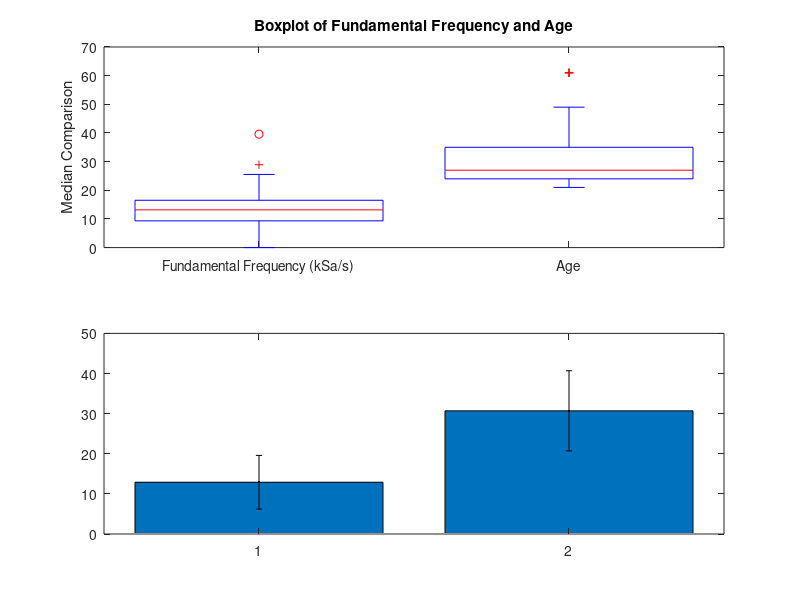

This chart was generated by the following MATLAB code: (Note: this script raises an error after producing the figure.)
%% Important Copyright Information with regards to this scirpt:
% Script has been added under the CME-Master Thesis titled "Human Identification With Gender Knowledge Analysis From Cardiac Signatures and Health-related Information Extraction From Radar Based Biomarkers" 
% Conducted @ Home Automation Lab, Institute FAPS, FAU Erlangen-Nuremberg by Mr. Soumalya Bose
% Advisors: Mr. Jochen Bauer (Institute FAPS, FAU), Dr. -med. Tobias Steigleder (PallMeT, Univ. Hospital Erlangen, FAU), Professor Dr.-Ing. Jörg Franke (Institute FAPS, FAU), Professor Dr.-Ing. Georg Fischer (Institute for Electronics Engineering, FAU)
% Copyright (C) 2023-24  Mr. Soumalya Bose
%% Clearing of Workspace
clear;
clc;

%% Declaring all arrays for Wilcoxon Rank-Sum test (WRST)
age = [24 24 24 38 38 38 25 25 25 28 28 28 27 27 27 49 49 49 24 24 24 24 24 24 40 40 40 24 24 24 21 21 21 24 24 24 49 49 49 35 35 35 27 27 27 42 42 42 49 49 49 28 28 28 27 27 27 23 23 23 24 24 24 61 61 61 27 27 27 21 21 21 26 26 26 31 31 31 24 24 24 29 29 29 25 25 25 25 25 25];

height = [166 166 166 161 161 161 187 187 187 178 178 178 173 173 173 172 172 172 187 187 187 182 182 182 184 184 184 186 186 186 165 165 165 193 193 193 173 173 173 153 153 153 182 182 182 165 165 165 167 167 167 165 165 165 166 166 166 172 172 172 187 187 187 178 178 178 186 186 186 165 165 165 183 183 183 160 160 160 187 187 187 190 190 190 186 186 186 172 172 172];
height = height ./100; % In Metres

weight = [63 63 63 49 49 49 82 82 82 59 59 59 93 93 93 63 63 63 80 80 80 77 77 77 74 74 74 78 78 78 55 55 55 86 86 86 62 62 62 44 44 44 78 78 78 61 61 61 85 85 85 57 57 57 59 59 59 68 68 68 85 85 85 90 90 90 69 69 69 65 65 65 82 82 82 51 51 51 83 83 83 94 94 94 82 82 82 93 93 93]; 

bmi = [28.9 28.9 28.9 18.7 18.7 18.7 23.4 23.4 23.4 18.6 18.6 18.6 31.1 31.1 31.1 21.3 21.3 21.3 22.9 22.9 22.9 23.2 23.2 23.2 21.9 21.9 21.9 22.5 22.5 22.5 20.2 20.2 20.2 23.1 23.1 23.1 20.7 20.7 20.7 18.8 18.8 18.8 23.5 23.5 23.5 22.4 22.4 22.4 30.5 30.5 30.5 20.9 20.9 20.9 21.4 21.4 21.4 23 23 23 24.3 24.3 24.3 28.4 28.4 28.4 19.9 19.9 19.9 23.9 23.9 23.9 24.5 24.5 24.5 19.7 19.7 19.7 23.7 23.7 23.7 26 26 26 23.7 23.7 23.7 31.4 31.4 31.4];

fundamental_frequency = [0.120225 0.050534 0 0.121424 0.250635 0 0.095182 0.098696 0 0.165967 0.106591 0.214479 0.140703 0.124331 0.185615 0.19972 0.088932 0.145233 0.107099 0.106166 0.102 0.113163 0.106675 0.121435 0.127642 0.131901 0.10552 0.213669 0.126719 0.14724 0.3036 0.151629 0.28308 0.15211 0.142773 0.137516 0.214791 0.12482 0.192872 0.210433 0.178754 0.135049 0.112306 0 0 0.249472 0.215832 0.167781 0.178956 0.098446 0.103734 0.192393 0.20162 0.115263 0.240135 0.260406 0.12098 0.185054 0.160868 0.186417 0.295094 0.253133 0.237866 0.227227 0.200046 0.128912 0.129669 0.135504 0.14744 0.24572 0 0 0.0692 0.090373 0.156949 0.181502 0 0 0.182041 0.078338 0.18488 0.12256 0.102753 0.106567 0.161082 0.151749 0.168683 0.10576 0.129469 0.147169];
fundamental_frequency = 2000 ./ fundamental_frequency; % In Samples/seconds
fundamental_frequency = fundamental_frequency ./ 1000;  % In Kilo Samples/seconds
fundamental_frequency(fundamental_frequency == Inf) = 0; % Replacing Infinite Value Elements With Zero Value

second_breathing_harmonic = [0.213957 0.225881 0 0.223347 0.505297 0 0.217843 0.20149 0 0.442731 0.237072 0.496937 0.23111 0.231769 0.377859 0.410852 0.20236 0.201844 0.245698 0.215829 0.289933 0.260276 0.202521 0.205848 0.206344 0.202729 0.211082 0.463133 0.217819 0.226565 0.602535 0.44161 0.649176 0.444136 0.219315 0.204082 0.42584 0.229828 0.413223 0.457332 0.420946 0.210553 0.206647 0 0 0.401278 0.414576 0.467475 0.493991 0.205592 0.268237 0.422973 0.412407 0.209589 0.452661 0.615412 0.201207 0.406155 0.444805 0.417384 0.622226 0.601955 0.410992 0.451686 0.452106 0.208164 0.218016 0.225715 0.215994 0.42426 0 0 0.277181 0.200345 0.41563 0.408027 0 0 0.444356 0.214012 0.453325 0.210819 0.21155 0.202354 0.308517 0.469644 0.471299 0.279285 0.242 0.230735];
second_breathing_harmonic = 2000 ./ second_breathing_harmonic; % In Samples/seconds
second_breathing_harmonic = second_breathing_harmonic ./ 1000;  % In Kilo Samples/seconds
second_breathing_harmonic(second_breathing_harmonic == Inf) = 0; % Replacing Infinite Value Elements With Zero Value

first_interHarmonic_distance = [0.093732 0.175347 0 0.101923 0.254662 0 0.122661 0.102793 0 0.276764 0.135996 0.282458 0.090406 0.107438 0.19224 0.211132 0.113427 0.056611 0.138599 0.109663 0.187933 0.147113 0.095847 0.084413 0.078702 0.070827 0.105562 0.249465 0.0911 0.079325 0.298935 0.28998 0.366096 0.292026 0.076542 0.066566 0.211048 0.105008 0.220351 0.246899 0.242192 0.075504 0.094341 0 0 0.151805 0.198743 0.299694 0.315035 0.107146 0.164503 0.23058 0.210787 0.094326 0.212526 0.355006 0.080227 0.221101 0.283936 0.230967 0.327132 0.348822 0.173125 0.224459 0.25206 0.079252 0.088347 0.090211 0.068554 0.17854 0 0 0.207981 0.109973 0.258681 0.226524 0 0 0.262315 0.135674 0.268445 0.088259 0.108797 0.095787 0.147435 0.317895 0.302616 0.173525 0.112631 0.083566];
first_interHarmonic_distance = 2000 ./ first_interHarmonic_distance; % In Samples/seconds
first_interHarmonic_distance = first_interHarmonic_distance ./ 1000;  % In Kilo Samples/seconds
first_interHarmonic_distance(first_interHarmonic_distance == Inf) = 0; % Replacing Infinite Value Elements With Zero Value

%% Perform WRST b/w Fundamental Frequency & Age
[p, h1, stats] = ranksum(fundamental_frequency, age);

% Display p-value and test statistic
disp(['p-value for Fund. Freq. and Age: ', num2str(p)]);
disp(['Test statistic for Fund. Freq. and Age: ', num2str(stats.ranksum)]);

% Plotting
figure;
subplot(2, 1, 1);
boxplot([fundamental_frequency', age'], 'Labels', {'Fundamental Frequency (kSa/s)', 'Age'});
title('Boxplot of Fundamental Frequency and Age');
ylabel('Median Comparison');

subplot(2, 1, 2);
bar([1, 2], [mean(fundamental_frequency), mean(age)]);
hold on;
errorbar([1, 2], [mean(fundamental_frequency), mean(age)], [std(fundamental_frequency), std(age)], 'k.', 'LineWidth', 1);
set(gca, 'XTick', [1, 2], 'XTickLabels', {'Fundamental Frequency (kSa/s)', 'Age'});
title('Mean Comparison');
ylabel('Mean');
legend('Mean', 'Standard Deviation', 'Location', 'northwest');

%% Perform WRST b/w Fundamental Frequency & Height
[p, h2, stats] = ranksum(fundamental_frequency, height);

% Display p-value and test statistic
disp(['p-value for Fund. Freq. and Height: ', num2str(p)]);
disp(['Test statistic for Fund. Freq. and Height: ', num2str(stats.ranksum)]);

% Plotting
figure;
subplot(2, 1, 1);
boxplot([fundamental_frequency', height'], 'Labels', {'Fundamental Frequency (kSa/s)', 'Height (m)'});
title('Boxplot of Fundamental Frequency and Height');
ylabel('Median Comparison');

subplot(2, 1, 2);
bar([1, 2], [mean(fundamental_frequency), mean(height)]);
hold on;
errorbar([1, 2], [mean(fundamental_frequency), mean(height)], [std(fundamental_frequency), std(height)], 'k.', 'LineWidth', 1);
set(gca, 'XTick', [1, 2], 'XTickLabels', {'Fundamental Frequency (kSa/s)', 'Height (m)'});
title('Mean Comparison');
ylabel('Mean');
legend('Mean', 'Standard Deviation', 'Location', 'northwest');

%% Perform WRST b/w Fundamental Frequency & Weight
[p, h3, stats] = ranksum(fundamental_frequency, weight);

% Display p-value and test statistic
disp(['p-value for Fund. Freq. and Weight: ', num2str(p)]);
disp(['Test statistic for Fund. Freq. and Weight: ', num2str(stats.ranksum)]);

% Plotting
figure;
subplot(2, 1, 1);
boxplot([fundamental_frequency', weight'], 'Labels', {'Fundamental Frequency (kSa/s)', 'Weight (kg)'});
title('Boxplot of Fundamental Frequency and Weight');
ylabel('Median Comparison');

subplot(2, 1, 2);
bar([1, 2], [mean(fundamental_frequency), mean(weight)]);
hold on;
errorbar([1, 2], [mean(fundamental_frequency), mean(weight)], [std(fundamental_frequency), std(weight)], 'k.', 'LineWidth', 1);
set(gca, 'XTick', [1, 2], 'XTickLabels', {'Fundamental Frequency (kSa/s)', 'Weight (kg)'});
title('Mean Comparison');
ylabel('Mean');
legend('Mean', 'Standard Deviation', 'Location', 'northwest');

%% Perform WRST b/w Fundamental Frequency & BMI
[p, h4, stats] = ranksum(fundamental_frequency, bmi);

% Display p-value and test statistic
disp(['p-value for Fund. Freq. and BMI: ', num2str(p)]);
disp(['Test statistic for Fund. Freq. and BMI: ', num2str(stats.ranksum)]);

% Plotting
figure;
subplot(2, 1, 1);
boxplot([fundamental_frequency', bmi'], 'Labels', {'Fundamental Frequency (kSa/s)', 'BMI (kg/m^2)'});
title('Boxplot of Fundamental Frequency and BMI');
ylabel('Median Comparison');

subplot(2, 1, 2);
bar([1, 2], [mean(fundamental_frequency), mean(bmi)]);
hold on;
errorbar([1, 2], [mean(fundamental_frequency), mean(bmi)], [std(fundamental_frequency), std(bmi)], 'k.', 'LineWidth', 1);
set(gca, 'XTick', [1, 2], 'XTickLabels', {'Fundamental Frequency (kSa/s)', 'BMI (kg/m^2)'});
title('Mean Comparison');
ylabel('Mean');
legend('Mean', 'Standard Deviation', 'Location', 'northwest');

%% Perform WRST b/w Second Breathing Harmonic & Age
[p, h5, stats] = ranksum(second_breathing_harmonic, age);

% Display p-value and test statistic
disp(['p-value for Second Breathing Harmonic and Age: ', num2str(p)]);
disp(['Test statistic for Second Breathing Harmonic and Age: ', num2str(stats.ranksum)]);

% Plotting
figure;
subplot(2, 1, 1);
boxplot([second_breathing_harmonic', age'], 'Labels', {'Second Breathing Harmonic (kSa/s)', 'Age'});
title('Boxplot of Second Breathing Harmonic and Age');
ylabel('Median Comparison');

subplot(2, 1, 2);
bar([1, 2], [mean(second_breathing_harmonic), mean(age)]);
hold on;
errorbar([1, 2], [mean(second_breathing_harmonic), mean(age)], [std(second_breathing_harmonic), std(age)], 'k.', 'LineWidth', 1);
set(gca, 'XTick', [1, 2], 'XTickLabels', {'Second Breathing Harmonic (kSa/s)', 'Age'});
title('Mean Comparison');
ylabel('Mean');
legend('Mean', 'Standard Deviation', 'Location', 'northwest');

%% Perform WRST b/w Second Breathing Harmonic & Height
[p, h6, stats] = ranksum(second_breathing_harmonic, height);

% Display p-value and test statistic
disp(['p-value for Second Breathing Harmonic and Height: ', num2str(p)]);
disp(['Test statistic for Second Breathing Harmonic and Height: ', num2str(stats.ranksum)]);

% Plotting
figure;
subplot(2, 1, 1);
boxplot([second_breathing_harmonic', height'], 'Labels', {'Second Breathing Harmonic (kSa/s)', 'Height (m)'});
title('Boxplot of Second Breathing Harmonic and Height');
ylabel('Median Comparison');

subplot(2, 1, 2);
bar([1, 2], [mean(second_breathing_harmonic), mean(height)]);
hold on;
errorbar([1, 2], [mean(second_breathing_harmonic), mean(height)], [std(second_breathing_harmonic), std(height)], 'k.', 'LineWidth', 1);
set(gca, 'XTick', [1, 2], 'XTickLabels', {'Second Breathing Harmonic (kSa/s)', 'Height (m)'});
title('Mean Comparison');
ylabel('Mean');
legend('Mean', 'Standard Deviation', 'Location', 'northwest');

%% Perform WRST b/w Second Breathing Harmonic & Weight
[p, h7, stats] = ranksum(second_breathing_harmonic, weight);

% Display p-value and test statistic
disp(['p-value for Second Breathing Harmonic and Weight: ', num2str(p)]);
disp(['Test statistic for Second Breathing Harmonic and Weight: ', num2str(stats.ranksum)]);

% Plotting
figure;
subplot(2, 1, 1);
boxplot([second_breathing_harmonic', weight'], 'Labels', {'Second Breathing Harmonic (kSa/s)', 'Weight (kg)'});
title('Boxplot of Second Breathing Harmonic and Weight');
ylabel('Median Comparison');

subplot(2, 1, 2);
bar([1, 2], [mean(second_breathing_harmonic), mean(weight)]);
hold on;
errorbar([1, 2], [mean(second_breathing_harmonic), mean(weight)], [std(second_breathing_harmonic), std(weight)], 'k.', 'LineWidth', 1);
set(gca, 'XTick', [1, 2], 'XTickLabels', {'Second Breathing Harmonic (kSa/s)', 'Weight (kg)'});
title('Mean Comparison');
ylabel('Mean');
legend('Mean', 'Standard Deviation', 'Location', 'northwest');

%% Perform WRST b/w Second Breathing Harmonic & BMI
[p, h8, stats] = ranksum(second_breathing_harmonic, bmi);

% Display p-value and test statistic
disp(['p-value for Second Breathing Harmonic and BMI: ', num2str(p)]);
disp(['Test statistic for Second Breathing Harmonic and BMI: ', num2str(stats.ranksum)]);

% Plotting
figure;
subplot(2, 1, 1);
boxplot([second_breathing_harmonic', bmi'], 'Labels', {'Second Breathing Harmonic (kSa/s)', 'BMI (kg/m^2)'});
title('Boxplot of Second Breathing Harmonic and BMI');
ylabel('Median Comparison');

subplot(2, 1, 2);
bar([1, 2], [mean(second_breathing_harmonic), mean(bmi)]);
hold on;
errorbar([1, 2], [mean(second_breathing_harmonic), mean(bmi)], [std(second_breathing_harmonic), std(bmi)], 'k.', 'LineWidth', 1);
set(gca, 'XTick', [1, 2], 'XTickLabels', {'Second Breathing Harmonic (kSa/s)', 'BMI (kg/m^2)'});
title('Mean Comparison');
ylabel('Mean');
legend('Mean', 'Standard Deviation', 'Location', 'northwest');

%% Perform WRST b/w First Inter-Harmonic Distance & Age
[p, h9, stats] = ranksum(first_interHarmonic_distance, age);

% Display p-value and test statistic
disp(['p-value for First Inter-Harmonic Distance and Age: ', num2str(p)]);
disp(['Test statistic for First Inter-Harmonic Distance and Age: ', num2str(stats.ranksum)]);

% Plotting
figure;
subplot(2, 1, 1);
boxplot([first_interHarmonic_distance', age'], 'Labels', {'First Inter-Harmonic Distance (kSa/s)', 'Age'});
title('Boxplot of First Inter-Harmonic Distance and Age');
ylabel('Median Comparison');

subplot(2, 1, 2);
bar([1, 2], [mean(first_interHarmonic_distance), mean(age)]);
hold on;
errorbar([1, 2], [mean(first_interHarmonic_distance), mean(age)], [std(first_interHarmonic_distance), std(age)], 'k.', 'LineWidth', 1);
set(gca, 'XTick', [1, 2], 'XTickLabels', {'First Inter-Harmonic Distance (kSa/s)', 'Age'});
title('Mean Comparison');
ylabel('Mean');
legend('Mean', 'Standard Deviation', 'Location', 'northwest');

%% Perform WRST b/w First Inter-Harmonic Distance & Height
[p, h10, stats] = ranksum(first_interHarmonic_distance, height);

% Display p-value and test statistic
disp(['p-value for First Inter-Harmonic Distance and Height: ', num2str(p)]);
disp(['Test statistic for First Inter-Harmonic Distance and Height: ', num2str(stats.ranksum)]);

% Plotting
figure;
subplot(2, 1, 1);
boxplot([first_interHarmonic_distance', height'], 'Labels', {'First Inter-Harmonic Distance (kSa/s)', 'Height (m)'});
title('Boxplot of First Inter-Harmonic Distance and Height');
ylabel('Median Comparison');

subplot(2, 1, 2);
bar([1, 2], [mean(first_interHarmonic_distance), mean(height)]);
hold on;
errorbar([1, 2], [mean(first_interHarmonic_distance), mean(height)], [std(first_interHarmonic_distance), std(height)], 'k.', 'LineWidth', 1);
set(gca, 'XTick', [1, 2], 'XTickLabels', {'First Inter-Harmonic Distance (kSa/s)', 'Height (m)'});
title('Mean Comparison');
ylabel('Mean');
legend('Mean', 'Standard Deviation', 'Location', 'northwest');

%% Perform WRST b/w First Inter-Harmonic Distance & Weight
[p, h11, stats] = ranksum(first_interHarmonic_distance, weight);

% Display p-value and test statistic
disp(['p-value for First Inter-Harmonic Distance and Weight: ', num2str(p)]);
disp(['Test statistic for First Inter-Harmonic Distance and Weight: ', num2str(stats.ranksum)]);

% Plotting
figure;
subplot(2, 1, 1);
boxplot([first_interHarmonic_distance', weight'], 'Labels', {'First Inter-Harmonic Distance (kSa/s)', 'Weight (kg)'});
title('Boxplot of First Inter-Harmonic Distance and Weight');
ylabel('Median Comparison');

subplot(2, 1, 2);
bar([1, 2], [mean(first_interHarmonic_distance), mean(weight)]);
hold on;
errorbar([1, 2], [mean(first_interHarmonic_distance), mean(weight)], [std(first_interHarmonic_distance), std(weight)], 'k.', 'LineWidth', 1);
set(gca, 'XTick', [1, 2], 'XTickLabels', {'First Inter-Harmonic Distance (kSa/s)', 'Weight (kg)'});
title('Mean Comparison');
ylabel('Mean');
legend('Mean', 'Standard Deviation', 'Location', 'northwest');

%% Perform WRST b/w First Inter-Harmonic Distance & BMI
[p, h12, stats] = ranksum(first_interHarmonic_distance, bmi);

% Display p-value and test statistic
disp(['p-value for First Inter-Harmonic Distance and BMI: ', num2str(p)]);
disp(['Test statistic for First Inter-Harmonic Distance and BMI: ', num2str(stats.ranksum)]);

% Plotting
figure;
subplot(2, 1, 1);
boxplot([first_interHarmonic_distance', bmi'], 'Labels', {'First Inter-Harmonic Distance (kSa/s)', 'BMI (kg/m^2)'});
title('Boxplot of First Inter-Harmonic Distance and BMI');
ylabel('Median Comparison');

subplot(2, 1, 2);
bar([1, 2], [mean(first_interHarmonic_distance), mean(bmi)]);
hold on;
errorbar([1, 2], [mean(first_interHarmonic_distance), mean(bmi)], [std(first_interHarmonic_distance), std(bmi)], 'k.', 'LineWidth', 1);
set(gca, 'XTick', [1, 2], 'XTickLabels', {'First Inter-Harmonic Distance (kSa/s)', 'BMI (kg/m^2)'});
title('Mean Comparison');
ylabel('Mean');
legend('Mean', 'Standard Deviation', 'Location', 'northwest');


